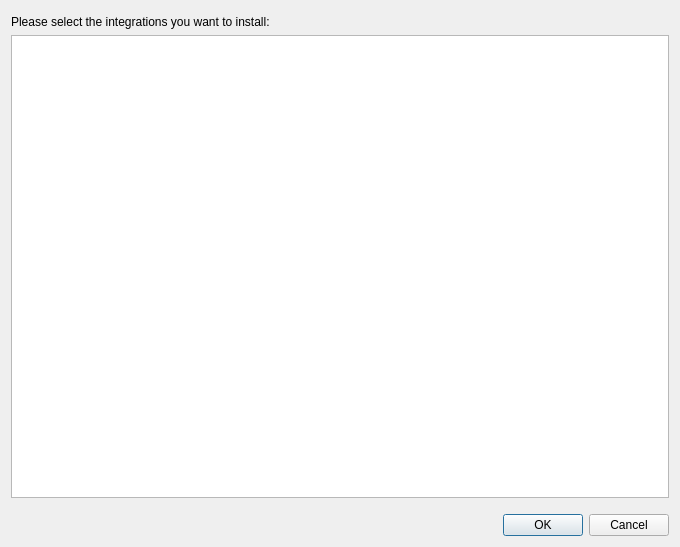
<?xml version="1.0" encoding="UTF-8"?>
<ui version="4.0">
 <class>dlg_installer</class>
 <widget class="QDialog" name="dlg_installer">
  <property name="geometry">
   <rect>
    <x>0</x>
    <y>0</y>
    <width>680</width>
    <height>547</height>
   </rect>
  </property>
  <property name="windowTitle">
   <string>Setup Pandora integrations</string>
  </property>
  <layout class="QVBoxLayout" name="verticalLayout">
   <property name="topMargin">
    <number>15</number>
   </property>
   <item>
    <widget class="QLabel" name="label">
     <property name="text">
      <string>Please select the integrations you want to install:</string>
     </property>
    </widget>
   </item>
   <item>
    <widget class="QTreeWidget" name="tw_components">
     <property name="minimumSize">
      <size>
       <width>0</width>
       <height>100</height>
      </size>
     </property>
     <attribute name="headerVisible">
      <bool>false</bool>
     </attribute>
     <attribute name="headerDefaultSectionSize">
      <number>200</number>
     </attribute>
     <column>
      <property name="text">
       <string>programm</string>
      </property>
     </column>
     <column>
      <property name="text">
       <string>paths</string>
      </property>
     </column>
    </widget>
   </item>
   <item>
    <spacer name="verticalSpacer">
     <property name="orientation">
      <enum>Qt::Vertical</enum>
     </property>
     <property name="sizeType">
      <enum>QSizePolicy::Fixed</enum>
     </property>
     <property name="sizeHint" stdset="0">
      <size>
       <width>20</width>
       <height>10</height>
      </size>
     </property>
    </spacer>
   </item>
   <item>
    <widget class="QDialogButtonBox" name="buttonBox">
     <property name="orientation">
      <enum>Qt::Horizontal</enum>
     </property>
     <property name="standardButtons">
      <set>QDialogButtonBox::Cancel|QDialogButtonBox::Ok</set>
     </property>
    </widget>
   </item>
  </layout>
 </widget>
 <resources/>
 <connections>
  <connection>
   <sender>buttonBox</sender>
   <signal>accepted()</signal>
   <receiver>dlg_installer</receiver>
   <slot>accept()</slot>
   <hints>
    <hint type="sourcelabel">
     <x>248</x>
     <y>254</y>
    </hint>
    <hint type="destinationlabel">
     <x>157</x>
     <y>274</y>
    </hint>
   </hints>
  </connection>
  <connection>
   <sender>buttonBox</sender>
   <signal>rejected()</signal>
   <receiver>dlg_installer</receiver>
   <slot>reject()</slot>
   <hints>
    <hint type="sourcelabel">
     <x>316</x>
     <y>260</y>
    </hint>
    <hint type="destinationlabel">
     <x>286</x>
     <y>274</y>
    </hint>
   </hints>
  </connection>
 </connections>
</ui>
